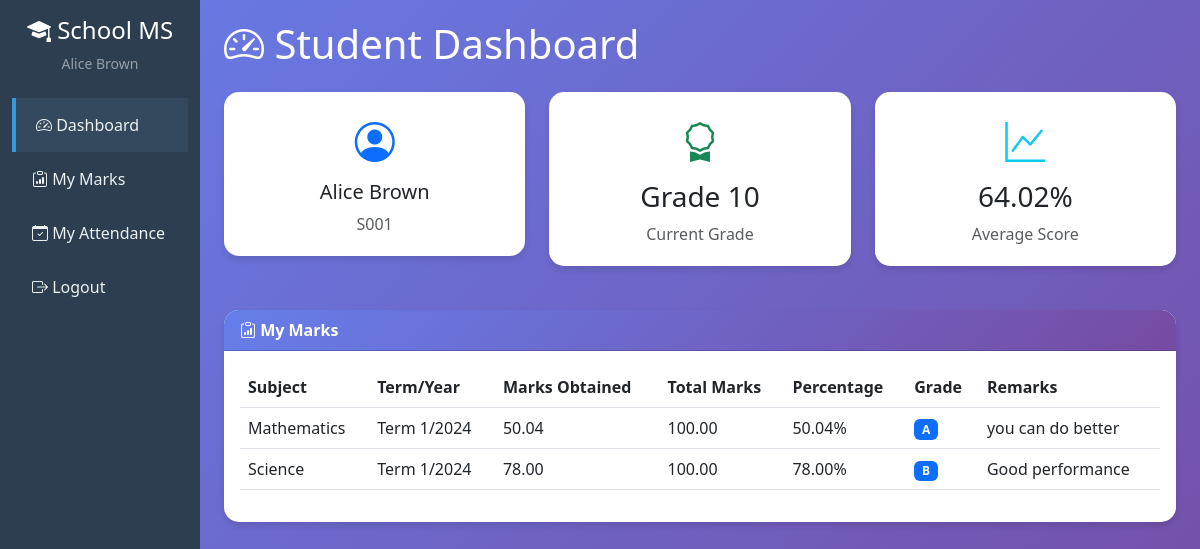
The page /student-dashboard/ (signed in) on the database its author committed.
### core/models.py (models this page shows, shortened)
class Student(models.Model):
    user = models.OneToOneField(User, on_delete=models.CASCADE, related_name='student_profile')
    admission_number = models.CharField(max_length=20, unique=True)
    date_of_birth = models.DateField()
    grade = models.CharField(max_length=10)
    parent = models.ForeignKey(User, on_delete=models.SET_NULL, null=True, blank=True,
                               related_name='children', limit_choices_to={'profile__user_type': 'parent'})

class Mark(models.Model):
    TERM_CHOICES = (
        ('1', 'Term 1'),
        ('2', 'Term 2'),
        ('3', 'Term 3'),
    )
    student = models.ForeignKey(Student, on_delete=models.CASCADE, related_name='marks')
    subject = models.ForeignKey(Subject, on_delete=models.CASCADE, related_name='marks')
    term = models.CharField(max_length=1, choices=TERM_CHOICES)
    year = models.IntegerField()
    marks_obtained = models.DecimalField(max_digits=5, decimal_places=2)
    total_marks = models.DecimalField(max_digits=5, decimal_places=2, default=100)
    grade = models.CharField(max_length=2, blank=True)
    remarks = models.TextField(blank=True, null=True)
    added_by = models.ForeignKey(Teacher, on_delete=models.SET_NULL, null=True, related_name='marks_added')
    created_at = models.DateTimeField(auto_now_add=True)
    updated_at = models.DateTimeField(auto_now=True)
    class Meta:
        unique_together = ['student', 'subject', 'term', 'year']
        ordering = ['-year', '-term', 'subject']
    def get_percentage(self):
        if self.total_marks > 0:
            return (self.marks_obtained / self.total_marks) * 100
        return 0

class Subject(models.Model):
    name = models.CharField(max_length=100)
    code = models.CharField(max_length=10, unique=True)
    description = models.TextField(blank=True, null=True)
    teacher = models.ForeignKey(Teacher, on_delete=models.SET_NULL, null=True, related_name='subjects')

### core/views.py (the view)
# urls.py: path('student-dashboard/', views.student_dashboard, name='student_dashboard'),
@login_required
def student_dashboard(request):
    if not hasattr(request.user, 'profile') or request.user.profile.user_type != 'student':
        messages.error(request, 'Access denied. Student privileges required.')
        return redirect('dashboard')
    try:
        student = request.user.student_profile
        marks = Mark.objects.filter(student=student).select_related('subject')
        if marks.exists():
            total_percentage = 0
            for mark in marks:
                total_percentage += mark.get_percentage()
            avg_percentage = total_percentage / marks.count()
        else:
            avg_percentage = 0
        context = {
            'student': student,
            'marks': marks,
            'avg_percentage': avg_percentage,
        }
        return render(request, 'student_dashboard.html', context)
    except Student.DoesNotExist:
        messages.error(request, 'Student profile not found.')
        return redirect('login')

### templates/student_dashboard.html (shortened to what this page needs)
{% extends 'base.html' %}
{% block sidebar %}
<li class="nav-item">
    <a class="nav-link active" href="{% url 'student_dashboard' %}">
        <i class="bi bi-speedometer2"></i> Dashboard
    </a>
</li>
<li class="nav-item">
    <a class="nav-link" href="{% url 'student_dashboard' %}">
        <i class="bi bi-clipboard-data"></i> My Marks
    </a>
</li>
<li class="nav-item">
    <a class="nav-link" href="{% url 'student_attendance' %}">
        <i class="bi bi-calendar-check"></i> My Attendance
    </a>
</li>
{% endblock %}
{% block content %}
<h1 class="mb-4 text-white"><i class="bi bi-speedometer2"></i> Student Dashboard</h1>
<div class="row">
    <div class="col-md-4">
        <div class="stat-card text-center">
            <i class="bi bi-person-circle text-primary"></i>
            <h5 class="mt-2">{{ student.user.get_full_name }}</h5>
            <p class="text-muted mb-0">{{ student.admission_number }}</p>
        </div>
    </div>
    <div class="col-md-4">
        <div class="stat-card text-center">
            <i class="bi bi-award text-success"></i>
            <h3 class="mt-2">{{ student.grade }}</h3>
            <p class="text-muted mb-0">Current Grade</p>
        </div>
    </div>
    <div class="col-md-4">
        <div class="stat-card text-center">
            <i class="bi bi-graph-up text-info"></i>
            <h3 class="mt-2">{{ avg_percentage|floatformat:2 }}%</h3>
            <p class="text-muted mb-0">Average Score</p>
        </div>
    </div>
</div>
<div class="card mt-4">
    <div class="card-header">
        <i class="bi bi-clipboard-data"></i> My Marks
    </div>
    <div class="card-body">
        <div class="table-responsive">
            <table class="table table-hover">
                <thead>
                    <tr>
                        <th>Subject</th>
                        <th>Term/Year</th>
                        <th>Marks Obtained</th>
                        <th>Total Marks</th>
                        <th>Percentage</th>
                        <th>Grade</th>
                        <th>Remarks</th>
                    </tr>
                </thead>
                <tbody>
                    {% for mark in marks %}
                    <tr>
                        <td>{{ mark.subject.name }}</td>
                        <td>Term {{ mark.term }}/{{ mark.year }}</td>
                        <td>{{ mark.marks_obtained }}</td>
                        <td>{{ mark.total_marks }}</td>
                        <td>{{ mark.get_percentage|floatformat:2 }}%</td>
                        <td><span class="badge bg-primary">{{ mark.grade }}</span></td>
                        <td>{{ mark.remarks|default:"No remarks" }}</td>
                    </tr>
                    {% empty %}
                    <tr>
                        <td colspan="7" class="text-center text-muted">No marks available yet</td>
                    </tr>
                    {% endfor %}
                </tbody>
            </table>
        </div>
    </div>
</div>
{% endblock %}

### templates/base.html (shortened to what this page needs)
<!DOCTYPE html>
<html lang="en">
<head>
    <link href="https://cdn.jsdelivr.net/npm/bootstrap@5.3.0/dist/css/bootstrap.min.css" rel="stylesheet">
    <link rel="stylesheet" href="https://cdn.jsdelivr.net/npm/bootstrap-icons@1.10.0/font/bootstrap-icons.css">
</head>
<body>
    {% if user.is_authenticated %}
    <div class="container-fluid">
        <div class="row">
            <nav class="col-md-2 d-md-block sidebar">
                <div class="position-sticky pt-3">
                    <div class="text-center mb-4">
                        <h4 class="text-white"><i class="bi bi-mortarboard-fill"></i> School MS</h4>
                        <p class="text-white-50 small">{{ user.get_full_name|default:user.username }}</p>
                    </div>
                    <ul class="nav flex-column">
                        {% block sidebar %}{% endblock %}
                        <li class="nav-item mt-auto">
                            <a class="nav-link" href="{% url 'logout' %}">
                                <i class="bi bi-box-arrow-right"></i> Logout
                            </a>
                        </li>
                    </ul>
                </div>
            </nav>
            <main class="col-md-10 ms-sm-auto px-md-4 content-wrapper">
                {% block content %}{% endblock %}
            </main>
        </div>
    </div>
    {% endif %}
</body>
</html>

### templates/base.html (style rules this page uses)
body { min-height: 100vh; background: linear-gradient(135deg, #667eea 0%, #764ba2 100%); }
.sidebar { min-height: 100vh; background-color: #2c3e50; }
.sidebar a { color: #ecf0f1; text-decoration: none; padding: 15px 20px; display: block; transition: all 0.3s; }
.sidebar a:hover, .sidebar a.active { background-color: #34495e; border-left: 4px solid #3498db; }
.content-wrapper { padding: 20px; }
.card { border: none; border-radius: 15px; box-shadow: 0 4px 6px rgba(0, 0, 0, 0.1); margin-bottom: 20px; }
.card-header { background: linear-gradient(135deg, #667eea 0%, #764ba2 100%); color: white; border-radius: 15px 15px 0 0 !important; font-weight: bold; }
.stat-card { background: white; border-radius: 15px; padding: 20px; margin-bottom: 20px; box-shadow: 0 4px 6px rgba(0, 0, 0, 0.1); }
.stat-card i { font-size: 2.5rem; }
.table { background: white; }

### rows shown on the page
Student: user.get_full_name "Alice Brown", admission_number "S001", grade "Grade 10"
Mark: subject.name "Mathematics", term "1", year "2024", marks_obtained "50.04", total_marks "100.00", get_percentage "50.04", grade "A", remarks "you can do better"
Mark: subject.name "Science", term "1", year "2024", marks_obtained "78.00", total_marks "100.00", get_percentage "78.00", grade "B", remarks "Good performance"

### other values the page prints
{{ user.get_full_name|default:user.username }} "Alice Brown"
{{ avg_percentage|floatformat:2 }} "64.02"
